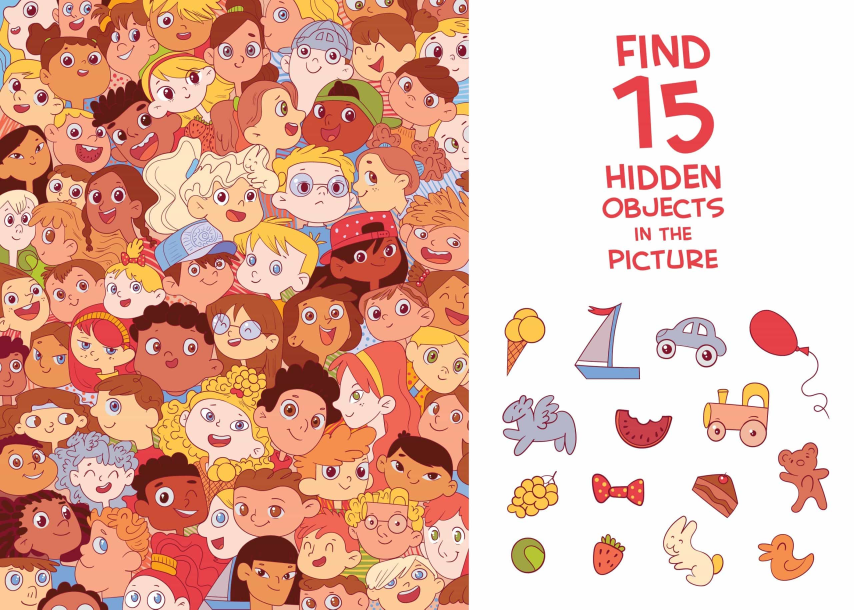
#> input picture Finding/1.jpg, 2560 x 1829 px (shown at 1/3 size)
$ jupyter execute test.ipynb
#> lines starting #> are read from the running program, lines starting #| are printed output that depends on the picture; after the words box and inside, x2 and y2 are one past the last pixel; in counts of white or black regions, pixels touching at a corner belong together
[cell 1]
import cv2
import numpy as np
import matplotlib.pyplot as plt

[cell 2]
image = cv2.imread('Finding/1.jpg')
#> image is the input picture: shape (1829, 2560, 3); mean B, G, R 165.3, 181.6, 227.1

[cell 3]
gray = cv2.cvtColor(image, cv2.COLOR_BGR2GRAY)

binary = cv2.bitwise_not(gray)

_ ,thresh = cv2.threshold(gray ,250,255,cv2.THRESH_BINARY_INV)
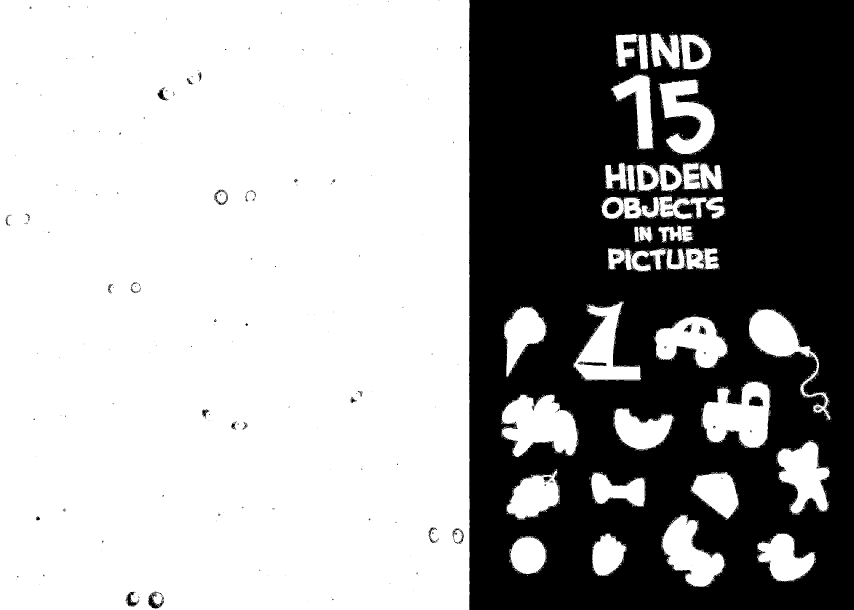
#> thresh: shape (1829, 2560) (shown at 1/3 size); 62.5% white; 359 black regions (305 under 20 px), largest, box (x1, y1, x2, y2) and area: (1407, 0, 2560, 1829) 1740101, (2067, 126, 2111, 186) 1817, (1820, 605, 1857, 642) 1008

[cell 4]
plt.imshow(thresh, cmap='grey')

[cell 5]
kernel = cv2.getStructuringElement(cv2.MORPH_RECT, (5, 5))
kernel

[cell 6]
erosion = cv2.erode(thresh, kernel, iterations=4)
#> erosion: shape (1829, 2560); 56.7% white; 116 black regions, largest, box (x1, y1, x2, y2) and area: (1350, 0, 2560, 1829) 1952084, (437, 1767, 500, 1829) 3510, (634, 561, 692, 623) 3103
plt.imshow(erosion, cmap='gray')

[cell 7]
dilation = cv2.dilate(erosion, kernel, iterations=4)
#> dilation: shape (1829, 2560); 61.1% white; 140 black regions (100 under 20 px), largest, box (x1, y1, x2, y2) and area: (1358, 0, 2560, 1829) 1807824, (2067, 126, 2111, 186) 2066, (445, 1775, 492, 1829) 1622
plt.imshow(dilation, cmap='gray')

[cell 8]
x = dilation - thresh
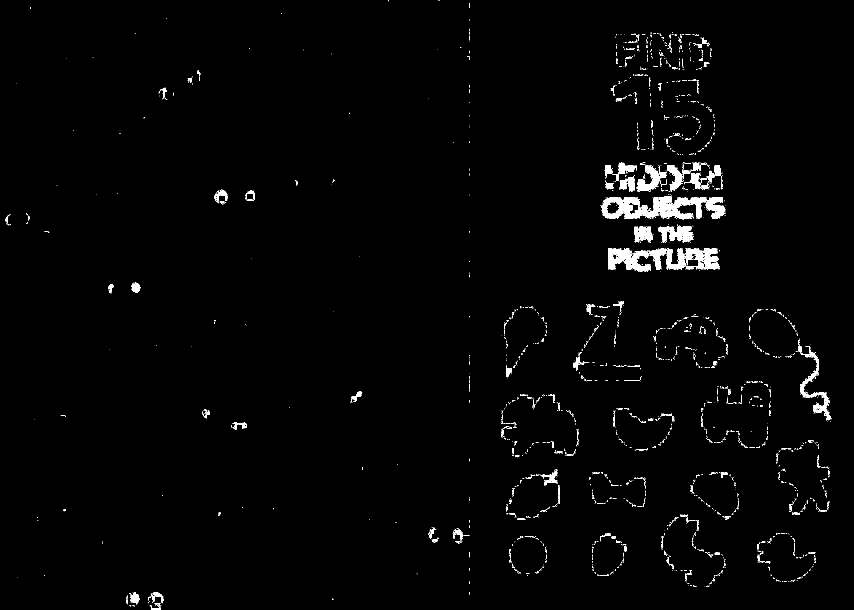
#> x: shape (1829, 2560) (shown at 1/3 size); values 0 (black) and 1 (white), 1.4% white; 2498 white regions (2254 under 20 px)
plt.imshow(x, cmap='gray')

[cell 9]
def opening(image, iterations=5):
    img = image.copy()
    gray = cv2.cvtColor(img, cv2.COLOR_BGR2GRAY)
    _ ,thresh = cv2.threshold(gray ,250,255,cv2.THRESH_BINARY_INV)

    kernel = cv2.getStructuringElement(cv2.MORPH_RECT, (5, 5))
    erosion = cv2.erode(thresh, kernel, iterations=iterations)
    dilation = cv2.dilate(erosion, kernel, iterations=iterations)

    return dilation

[cell 10]
img = opening(image, 4)
contours,hierarchy = cv2.findContours(img,cv2.RETR_LIST,cv2.CHAIN_APPROX_SIMPLE)
#> contours = 178 contours, 88 with area under 20; largest, box (x1, y1, x2, y2) and area: (0, 0, 1409, 1829) 2568584, (1507, 1186, 1731, 1367) 27308, (2108, 1147, 2309, 1342) 26700, (1968, 951, 2180, 1103) 19915, (1989, 1549, 2172, 1760) 19822
for contour in contours:
    x,y,w,h = cv2.boundingRect(contour)
    cv2.rectangle(img,(x,y),(x+w,y+h),(255,0,0),3)
#> this loop made 178 passes
#> (x, y, w, h) on passes 2, 4, 5: (995, 1795, 7, 7), (463, 1790, 20, 19), (376, 1774, 43, 47)
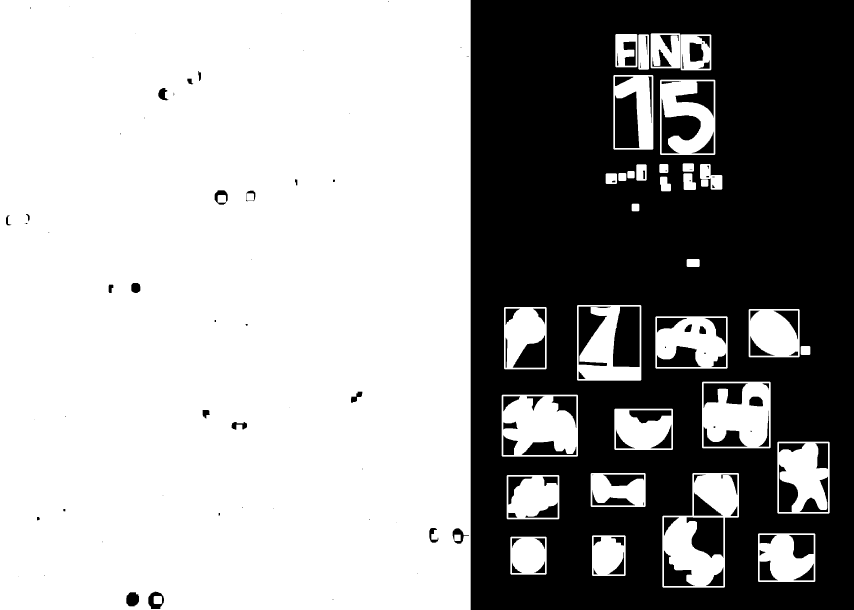
#> img: shape (1829, 2560) (shown at 1/3 size); 62.5% white; 150 black regions (41 under 20 px)

plt.imshow(img, cmap='gray')

[cell 11]
def get_all_object(image):
    img = image.copy()
    contours, _ = cv2.findContours(img,cv2.RETR_LIST,cv2.CHAIN_APPROX_SIMPLE)
#> contours = 2277 contours, 2140 with area under 20; largest, box (x1, y1, x2, y2) and area: (0, 0, 1409, 1829) 2571938, (1504, 1184, 1732, 1372) 28267, (2106, 1144, 2310, 1344) 27154, (1720, 904, 1923, 1139) 21090, (1984, 1544, 2176, 1760) 20614
    bounding_boxes = []
    for contour in contours:
        x,y,w,h = cv2.boundingRect(contour)
        cv2.rectangle(img,(x,y),(x+w,y+h),(255,0,0),3)
        if max(w, h) >= 100:
            bounding_boxes.append((x,y,w,h))
#> this loop made 2277 passes
#> (x, y, w, h) on passes 2, 3, 7: (387, 1817, 4, 3), (448, 1816, 4, 4), (379, 1807, 5, 7)
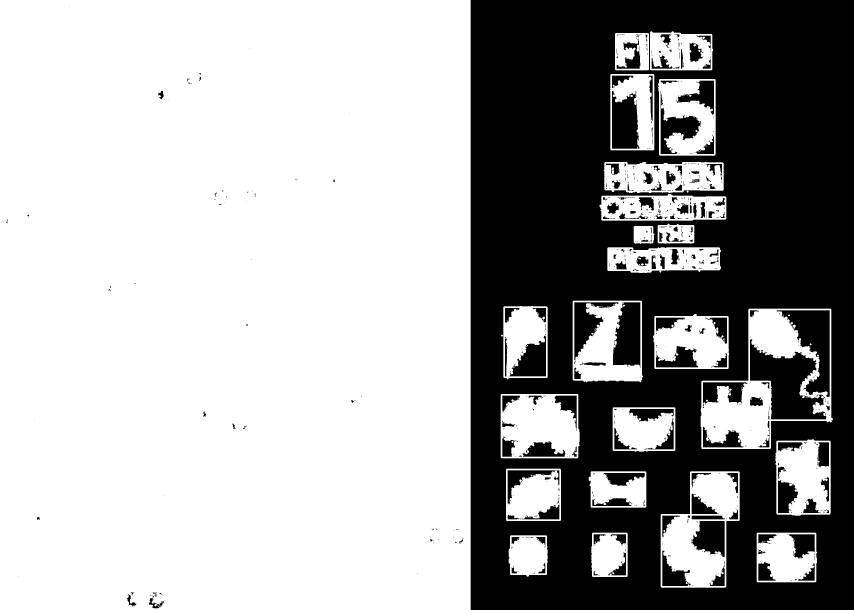
#> img: shape (1829, 2560) (shown at 1/3 size); 65.2% white; 708 black regions (525 under 20 px)
#> after the loop, bounding_boxes = 24 items, first 6: (1532, 1608, 106, 114), (2272, 1600, 174, 144), (1778, 1600, 102, 128), (1984, 1544, 192, 216), (2072, 1416, 144, 144), (1774, 1416, 162, 104)

    plt.imshow(img, cmap='gray')
    return bounding_boxes

[cell 12]
get_all_object(thresh)
#> Out has the same summary as bounding_boxes in get_all_object

[cell 13]
opened = opening(image, 4)
all_objects = get_all_object(opened)
#> in get_all_object (call 2), `contours, _ = cv2.findContours(img,cv2.RETR_LIST,cv2.CHAIN_APPROX_SIMP..`: contours = 178 contours, 88 with area under 20; largest, box (x1, y1, x2, y2) and area: (0, 0, 1409, 1829) 2568584, (1507, 1186, 1731, 1367) 27308, (2108, 1147, 2309, 1342) 26700, (1968, 951, 2180, 1103) 19915, (1989, 1549, 2172, 1760) 19822
#> the loop in get_all_object (call 2), `for contour in contours:` made 178 passes

[cell 14]
def get_bounding_box_from_point(point):
#> called with point = (1800, 1700)
    for object in all_objects:
        x, y, w, h = object
        u, v = point
        if u >= x and v >= y and u <= x + w and v <= y + h:
            return object
#> this loop made 2 passes
#> object on passes 1 to 2: (1533, 1612, 104, 109), (1778, 1608, 96, 117)
    return None

[cell 15]
get_bounding_box_from_point((1800, 1700))

[cell 16]
def draw_bounding_box(image, point):
    # Get bounding box
    if len(image.shape) == 3:
        img = cv2.cvtColor(image, cv2.COLOR_BGR2GRAY)
    else:
        img = image.copy()
    bbox = get_bounding_box_from_point(point)

    if bbox:
        # Draw the rectangle
        x, y, w, h = bbox
        cv2.rectangle(img, (x, y), (x + w, y + h), (0, 255, 0), 5)
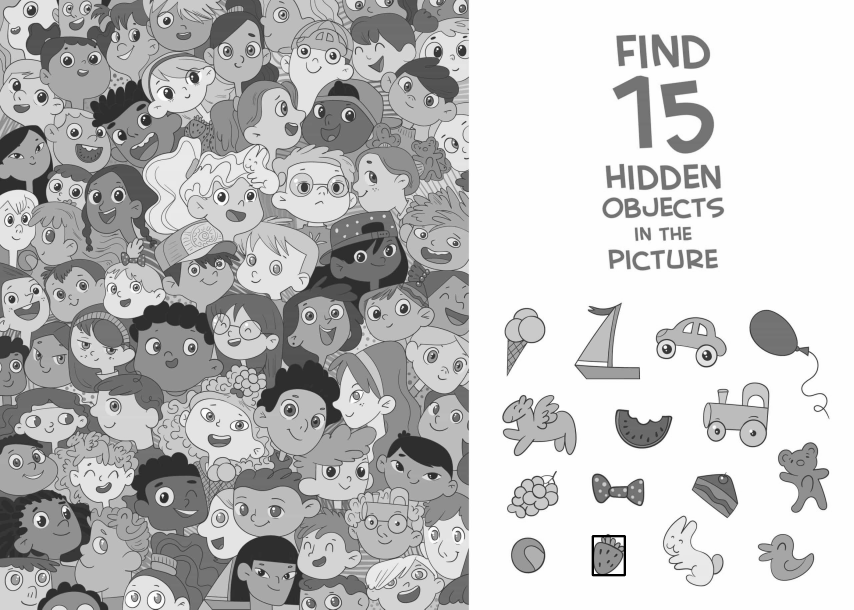
#> img: shape (1829, 2560) (shown at 1/3 size); min 0, max 255, mean 193.2

        # Draw the point
        cv2.circle(img, (int(point[0]), int(point[1])), 3, (0, 0, 255), -1)
#> img: shape (1829, 2560); under 0.01% of pixels changed, all inside (x1, y1, x2, y2) = (1797, 1697, 1804, 1704)

        # Display result
        # cv2.imshow('Result', image)
        # cv2.waitKey(0)
        # cv2.destroyAllWindows()
        plt.imshow(img, cmap='grey')

        return bbox
    else:
        print("No object found at the given point")
        return None

[cell 17]
draw_bounding_box(image, (1800, 1700))
#> Out = (1778, 1608, 96, 117)

[cell 18]
def extract_region(image, bbox):
    """
    Extract a region from an image using a bounding box

    Args:
        image: Input image (numpy array)
        bbox: Tuple of (x, y, width, height) or (x1, y1, x2, y2)

    Returns:
        cropped_image: The extracted region
    """
#> called with bbox = (0, 0, 1409, 1829)
    x, y, w, h = bbox
    cropped = image[y:y+h, x:x+w]
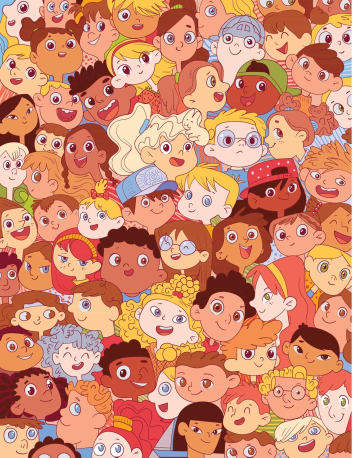
#> cropped: shape (1829, 1409, 3) (shown at 1/4 size); mean B, G, R 111, 139, 211

    return cropped

[cell 19]
target = all_objects[-1]
plt.imshow(extract_region(image, target))

[cell 20]
strawberry = get_bounding_box_from_point((1800, 1700))
#> the loop in get_bounding_box_from_point, `for object in all_objects:` made 2 passes
strawberry_image = extract_region(image, strawberry)

strawberry_image = cv2.cvtColor(strawberry_image, cv2.COLOR_BGR2GRAY)
plt.imshow(strawberry_image, cmap='grey')

[cell 21]
def closing(image, iterations=5):
#> called with iterations = 5
    img = image.copy()
    img[img > 230] = 127
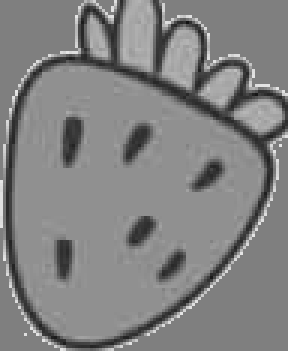
#> img: shape (117, 96) (shown 3 times larger); min 18, max 230, mean 129.5
    return img
xd = closing(strawberry_image)
# xd = cv2.GaussianBlur(xd, (5,5), cv2.BORDER_DEFAULT)
plt.imshow(xd, cmap='gray')

[cell 22]
def multi_scale_template_matching(image, points, scale_range=(0.2, 1.5), scale_steps=20, threshold=0.8):
    """
    Perform multi-scale template matching

    Args:
        image: Source image to search in
        template: Template image to search for
        scale_range: Tuple of (min_scale, max_scale)
        scale_steps: Number of scales to try
        threshold: Matching threshold (0-1)

    Returns:
        list of (x, y, scale, confidence) for matches above threshold
    """
    # Convert images to grayscale
    if len(image.shape) == 3:
        gray_image = cv2.cvtColor(image, cv2.COLOR_BGR2GRAY)
    else:
        gray_image = image.copy()

    # gray_image = cv2.GaussianBlur(gray_image,(3,3),cv2.BORDER_DEFAULT)

    template_bbox = get_bounding_box_from_point(points)
    gray_template = extract_region(gray_image, template_bbox)
    # gray_template = cv2.equalizeHist(gray_template)

    gray_image = extract_region(gray_image, all_objects[-1])
#> call 4 of extract_region, with bbox = (0, 0, 1409, 1829)
#> in extract_region (call 4), `cropped = image[y:y+h, x:x+w]`:
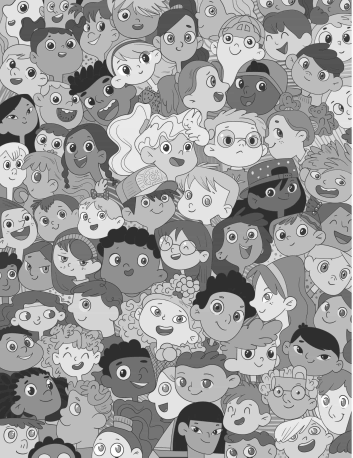
#> cropped: shape (1829, 1409) (shown at 1/4 size); min 14, max 255, mean 157.3
    # gray_image = cv2.equalizeHist(gray_image)

    mean = np.uint8(np.mean(gray_image))
    gray_template[gray_template > 250] = mean

    # gray_template = cv2.GaussianBlur(gray_template,(3,3),cv2.BORDER_DEFAULT)
    # gray_template = gray_template - mean
    # gray_image = gray_image - mean

    # Store best matches
    matches = []

    # Generate scales to try
    scales = np.linspace(scale_range[0], scale_range[1], scale_steps)

    # Try each scale
    for scale in scales:
        # Resize the image according to the scale
        resized_template = cv2.resize(gray_template, None,
                                    fx=scale, fy=scale,
                                    interpolation=cv2.INTER_AREA)

        # Get the current template size
        h, w = resized_template.shape

        # If resized template is larger than the image, skip this scale
        if h > gray_image.shape[0] or w > gray_image.shape[1]:
            continue

        # Apply template matching
        result = cv2.matchTemplate(gray_image, resized_template, cv2.TM_CCOEFF_NORMED)
        # plt.imshow(result, cmap='gray')
        # plt.savefig(f'plots/{scale}.png')

        # Find locations where matching exceeds the threshold
        locations = np.where(result >= threshold)

        for pt in zip(*locations[::-1]):  # Switch columns and rows
            match = {
                'x': int(pt[0]),
                'y': int(pt[1]),
                'scale': scale,
                'confidence': result[pt[1], pt[0]],
                'width': int(w),
                'height': int(h)
            }
            matches.append(match)
#> this loop made 20 passes
#> pass 1, in multi_scale_template_matching, `result = cv2.matchTemplate(gray_image, resized_template, cv2.TM_CCOEFF..`:
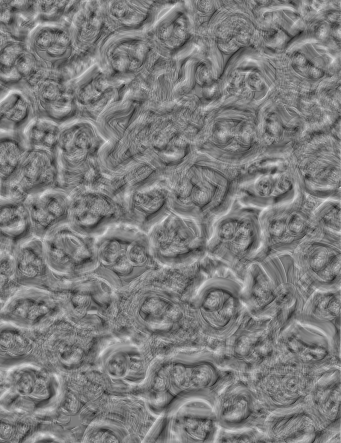
#> result: shape (1772, 1362) float32 (shown at 1/4 size); min -0.297, max 0.309, mean -0.000364; drawn with min black and max white
#> pass 2, in multi_scale_template_matching, `resized_template = cv2.resize(gray_template, None, fx=scale, fy=scale,..`:
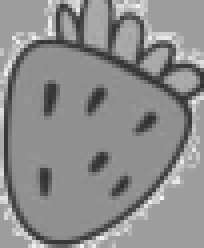
#> resized_template: shape (62, 51) (shown 4 times larger); min 46, max 246, mean 140.9

    # Apply non-maximum suppression to remove overlapping matches
    matches = non_max_suppression(matches)

    return matches

def non_max_suppression(matches, overlap_thresh=0.3):
    """
    Apply non-maximum suppression to remove overlapping matches
    """
#> called with overlap_thresh = 0.3
    if not matches:
        return []

    # Convert matches to numpy array for easier processing
    boxes = np.array([[m['x'], m['y'], m['x'] + m['width'], m['y'] + m['height']] for m in matches])
    scores = np.array([m['confidence'] for m in matches])

    # Calculate areas
    x1 = boxes[:, 0]
    y1 = boxes[:, 1]
    x2 = boxes[:, 2]
    y2 = boxes[:, 3]
    areas = (x2 - x1 + 1) * (y2 - y1 + 1)

    # Sort by confidence
    idxs = np.argsort(scores)[::-1]

    pick = []
    while len(idxs) > 0:
        i = idxs[0]
        pick.append(i)

        # Find overlapping boxes
        xx1 = np.maximum(x1[i], x1[idxs[1:]])
        yy1 = np.maximum(y1[i], y1[idxs[1:]])
        xx2 = np.minimum(x2[i], x2[idxs[1:]])
        yy2 = np.minimum(y2[i], y2[idxs[1:]])

        # Calculate overlap areas
        w = np.maximum(0, xx2 - xx1 + 1)
        h = np.maximum(0, yy2 - yy1 + 1)
        overlap = (w * h) / areas[idxs[1:]]

        # Delete overlapping boxes
        idxs = np.delete(idxs, np.concatenate(([0], np.where(overlap > overlap_thresh)[0] + 1)))
#> this loop made 1 pass

    return [matches[i] for i in pick]

[cell 23]
matches = multi_scale_template_matching(
        image,
        (1800, 1700),
        scale_range=(0.5, 1),
        scale_steps=20,          # Number of different scales to try
        threshold=0.5         # Confidence threshold
    )

# for match in matches:
#     print(match['x'], match['y'], match['height'], match['width'], match['scale'], match['confidence'])
result_image = image.copy()
match = matches[0]
x = match['x']
y = match['y']
w = match['width']
h = match['height']

# Draw rectangle around match
cv2.rectangle(result_image, (x, y), (x + w, y + h), (0, 0, 0), 10)

plt.imshow(result_image, cmap='gray')
